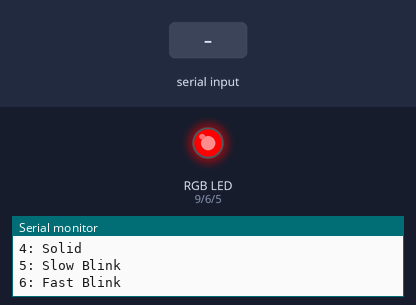
The sketch below on a simulated Arduino Uno, built with avr-gcc and run on an emulated ATmega328P. Shown: an RGB LED mixed from three pins (HIGH = lit), the last lines printed to the serial monitor. Dashed ring = blinking. Inputs (shaded band) come from the test bench.

Above: at 1.2 s.
1.3 s: "5\n" received over Serial
At 2.1 s:
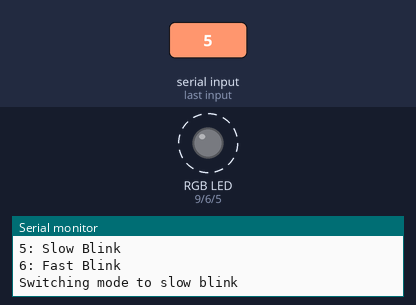
4.3 s: "90,45\n" received over Serial
Timing chart, 0 to 12.8 s (numbered marks = the images above; inputs shaded):
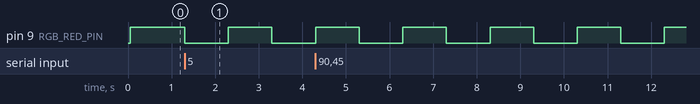

Measured:
- after the input at 1.3 s, pin 9 (RGB_RED_PIN): HIGH → LOW at once, → HIGH 1.0 s later, → LOW 1.0 s later

The sketch:

4a3.ino
```cpp
/////////////////////////////////////
//////// Custom Data Types //////////
/////////////////////////////////////

enum RgbColorCommand
{
    RED = 1,
    GREEN = 2,
    BLUE = 3
};

enum RgbModeCommand
{
    SOLID = 4,
    SLOW_BLINK = 5,
    FAST_BLINK = 6
};

enum class RgbMode
{
    SOLID,
    SLOW_BLINK,
    FAST_BLINK
};

enum class RgbColor
{
    RED,
    GREEN,
    BLUE
};

/////////////////////////////////////
/////////// Rgb LED Code ////////////
/////////////////////////////////////

const int RGB_RED_PIN = 9;
const int RGB_GREEN_PIN = 6;
const int RGB_BLUE_PIN = 5;

bool rgbState = false;
RgbColor rgbColor = RgbColor::RED;

void updateRgb()
{
    switch (rgbColor)
    {
    case RgbColor::RED:
        digitalWrite(RGB_RED_PIN, rgbState);
        digitalWrite(RGB_GREEN_PIN, LOW);
        digitalWrite(RGB_BLUE_PIN, LOW);
        break;
    case RgbColor::GREEN:
        digitalWrite(RGB_RED_PIN, LOW);
        digitalWrite(RGB_GREEN_PIN, rgbState);
        digitalWrite(RGB_BLUE_PIN, LOW);
        break;
    case RgbColor::BLUE:
        digitalWrite(RGB_RED_PIN, LOW);
        digitalWrite(RGB_GREEN_PIN, LOW);
        digitalWrite(RGB_BLUE_PIN, rgbState);
        break;
    }
}

void setupRgb()
{
    pinMode(RGB_RED_PIN, OUTPUT);
    pinMode(RGB_GREEN_PIN, OUTPUT);
    pinMode(RGB_BLUE_PIN, OUTPUT);
}

/////////////////////////////////////
//////// Rgb Controller Code ////////
/////////////////////////////////////

RgbMode rgbMode = RgbMode::SOLID;

unsigned long rgbBlinkTimer = 0;

void updateRgbMode()
{
    switch (rgbMode)
    {
    case RgbMode::SOLID:
        rgbState = true;
        break;
    case RgbMode::SLOW_BLINK:
        if ((millis() - rgbBlinkTimer) >= 1000)
        {
            rgbState = !rgbState;
            rgbBlinkTimer = millis();
        }
        break;
    case RgbMode::FAST_BLINK:
        if ((millis() - rgbBlinkTimer) >= 250)
        {
            rgbState = !rgbState;
            rgbBlinkTimer = millis();
        }
        break;
    }
}

/////////////////////////////////////
///////// Serial Code ///////////////
/////////////////////////////////////

// The "command" argument of this function is
// the type integer instead of LedCommand
// because the default case allows us to
// handle commands that are not covered by
// the LedCommand enum.
void runSerialCommand(int command)
{
    switch (command)
    {
    ///////////////////////////
    //// Rgb Color Commands ///
    ///////////////////////////
    case RgbColorCommand::RED:
        Serial.println("Witching color to red");
        rgbColor = RgbColor::RED;
        break;
    case RgbColorCommand::GREEN:
        Serial.println("Witching color to green");
        rgbColor = RgbColor::GREEN;
        break;
    case RgbColorCommand::BLUE:
        Serial.println("Witching color to blue");
        rgbColor = RgbColor::BLUE;
        break;
    ///////////////////////////
    //// Rgb Mode Commands ////
    ///////////////////////////
    case RgbModeCommand::SOLID:
        Serial.println("Switching mode to solid");
        rgbMode = RgbMode::SOLID;
        break;
    case RgbModeCommand::SLOW_BLINK:
        Serial.println("Switching mode to slow blink");
        rgbMode = RgbMode::SLOW_BLINK;
        break;
    case RgbModeCommand::FAST_BLINK:
        Serial.println("Switching mode to fast blink");
        rgbMode = RgbMode::FAST_BLINK;
        break;
    ///////////////////////////
    ////// Other Commands /////
    ///////////////////////////
    default:
        Serial.println("Invalid command: " + String(command));
        break;
    }
}

void updateSerial()
{
    if (Serial.available() > 0)
    {
        char command = Serial.parseInt();

        if (command == 0)
        {
            // Do nothing
            // This is executed when the Serial Monitor
            // receives a newline (\n) character at
            // the end of every message.
            return;
        }

        runSerialCommand(command);
    }
}

void setupSerialCommand()
{
    Serial.println("Please enter a command:");
    Serial.println("Set Color:");
    Serial.println(String(RgbColorCommand::RED) + ": Red");
    Serial.println(String(RgbColorCommand::GREEN) + ": Green");
    Serial.println(String(RgbColorCommand::BLUE) + ": Blue");
    Serial.println("Set Mode:");
    Serial.println(String(RgbModeCommand::SOLID) + ": Solid");
    Serial.println(String(RgbModeCommand::SLOW_BLINK) + ": Slow Blink");
    Serial.println(String(RgbModeCommand::FAST_BLINK) + ": Fast Blink");
}

/////////////////////////////////////
/////////// Main Code ///////////////
/////////////////////////////////////

void setup()
{
    Serial.begin(9600);

    setupSerialCommand();
    setupRgb();
}

void loop()
{
    updateSerial();
    updateRgbMode();
    updateRgb();
}
```
